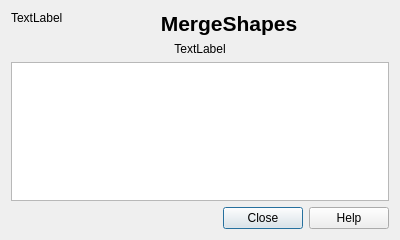
<?xml version="1.0" encoding="UTF-8"?>
<ui version="4.0">
 <class>Dialog</class>
 <widget class="QDialog" name="Dialog">
  <property name="geometry">
   <rect>
    <x>0</x>
    <y>0</y>
    <width>400</width>
    <height>240</height>
   </rect>
  </property>
  <property name="windowTitle">
   <string>About MergeShapes</string>
  </property>
  <layout class="QGridLayout" name="gridLayout" columnstretch="0,5">
   <item row="0" column="0">
    <widget class="QLabel" name="lblLogo">
     <property name="text">
      <string>TextLabel</string>
     </property>
     <property name="alignment">
      <set>Qt::AlignLeading|Qt::AlignLeft|Qt::AlignTop</set>
     </property>
    </widget>
   </item>
   <item row="0" column="1">
    <widget class="QLabel" name="label">
     <property name="text">
      <string>&lt;!DOCTYPE HTML PUBLIC &quot;-//W3C//DTD HTML 4.0//EN&quot; &quot;http://www.w3.org/TR/REC-html40/strict.dtd&quot;&gt;
&lt;html&gt;&lt;head&gt;&lt;meta name=&quot;qrichtext&quot; content=&quot;1&quot; /&gt;&lt;style type=&quot;text/css&quot;&gt;
p, li { white-space: pre-wrap; }
&lt;/style&gt;&lt;/head&gt;&lt;body style=&quot; font-family:'Droid Sans'; font-size:10pt; font-weight:400; font-style:normal;&quot;&gt;
&lt;p align=&quot;center&quot; style=&quot; margin-top:0px; margin-bottom:0px; margin-left:0px; margin-right:0px; -qt-block-indent:0; text-indent:0px;&quot;&gt;&lt;span style=&quot; font-size:16pt; font-weight:600;&quot;&gt;MergeShapes&lt;/span&gt;&lt;/p&gt;&lt;/body&gt;&lt;/html&gt;</string>
     </property>
     <property name="alignment">
      <set>Qt::AlignCenter</set>
     </property>
    </widget>
   </item>
   <item row="1" column="0" colspan="2">
    <widget class="QLabel" name="lblVersion">
     <property name="text">
      <string>TextLabel</string>
     </property>
     <property name="alignment">
      <set>Qt::AlignCenter</set>
     </property>
    </widget>
   </item>
   <item row="3" column="0" colspan="2">
    <widget class="QDialogButtonBox" name="buttonBox">
     <property name="orientation">
      <enum>Qt::Horizontal</enum>
     </property>
     <property name="standardButtons">
      <set>QDialogButtonBox::Close|QDialogButtonBox::Help</set>
     </property>
    </widget>
   </item>
   <item row="2" column="0" colspan="2">
    <widget class="QTextBrowser" name="textBrowser">
     <property name="readOnly">
      <bool>true</bool>
     </property>
     <property name="html">
      <string>&lt;!DOCTYPE HTML PUBLIC &quot;-//W3C//DTD HTML 4.0//EN&quot; &quot;http://www.w3.org/TR/REC-html40/strict.dtd&quot;&gt;
&lt;html&gt;&lt;head&gt;&lt;meta name=&quot;qrichtext&quot; content=&quot;1&quot; /&gt;&lt;style type=&quot;text/css&quot;&gt;
p, li { white-space: pre-wrap; }
&lt;/style&gt;&lt;/head&gt;&lt;body style=&quot; font-family:'Droid Sans'; font-size:10pt; font-weight:400; font-style:normal;&quot;&gt;
&lt;p style=&quot;-qt-paragraph-type:empty; margin-top:0px; margin-bottom:0px; margin-left:0px; margin-right:0px; -qt-block-indent:0; text-indent:0px; font-family:'Sans Serif'; font-size:9pt;&quot;&gt;&lt;br /&gt;&lt;/p&gt;&lt;/body&gt;&lt;/html&gt;</string>
     </property>
     <property name="textInteractionFlags">
      <set>Qt::LinksAccessibleByMouse|Qt::TextSelectableByMouse</set>
     </property>
    </widget>
   </item>
  </layout>
 </widget>
 <resources/>
 <connections>
  <connection>
   <sender>buttonBox</sender>
   <signal>accepted()</signal>
   <receiver>Dialog</receiver>
   <slot>accept()</slot>
   <hints>
    <hint type="sourcelabel">
     <x>248</x>
     <y>254</y>
    </hint>
    <hint type="destinationlabel">
     <x>157</x>
     <y>274</y>
    </hint>
   </hints>
  </connection>
  <connection>
   <sender>buttonBox</sender>
   <signal>rejected()</signal>
   <receiver>Dialog</receiver>
   <slot>reject()</slot>
   <hints>
    <hint type="sourcelabel">
     <x>316</x>
     <y>260</y>
    </hint>
    <hint type="destinationlabel">
     <x>286</x>
     <y>274</y>
    </hint>
   </hints>
  </connection>
 </connections>
</ui>
